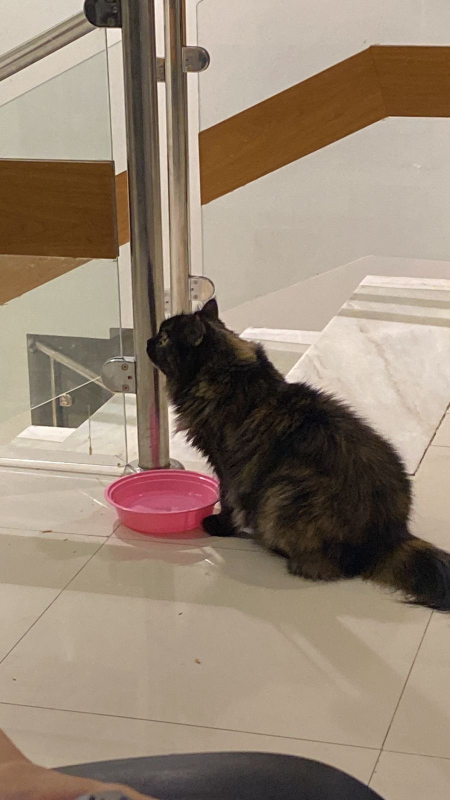
#> input picture data/Nymeria.JPG, 900 x 1600 px (shown at 1/2 size)
$ jupyter execute --allow-errors model.ipynb
#> lines starting #> are read from the running program, lines starting #| are printed output that depends on the picture
[cell 1]
import sys
import os

sys.path.append(os.path.abspath(".."))

from src.model_utils import model, forward_propagation
import numpy as np
import h5py

#> (a cell that did not finish here is left out)

[cell 3]
# ✔ Model structure (2-layer network for current implementation)
layers_dims = [12288, 20, 1]

# ✔ Train
#> (the rest of this cell did not finish here and is left out)

#> (a cell that did not finish here is left out)

[cell 5]
import matplotlib.pyplot as plt

index = 7
#> (the rest of this cell did not finish here and is left out)

[cell 6]
from PIL import Image
import matplotlib.pyplot as plt
import numpy as np


img_path = '../data/Nymeria.JPG'


image = Image.open(img_path)
#> image is the input picture: PIL image 900x1600 RGB; mean R, G, B 150.4, 133.5, 116.5
plt.imshow(image)
plt.axis('off')
plt.title("Nymeria 🐾")
plt.show()

image = image.resize((64, 64))
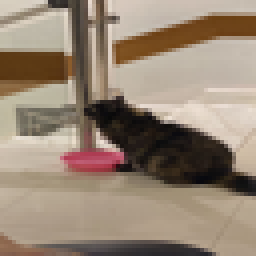
#> image: PIL image 64x64 RGB (shown 4 times larger); mean R, G, B 150.4, 133.5, 116.5

img_array = np.array(image).reshape((1, -1)).T / 255.0
#> img_array = 12288 values, max 0.929 at index 5694, min 0.0314 at index 8788, mean 0.523

#> (the rest of this cell did not finish here and is left out)
